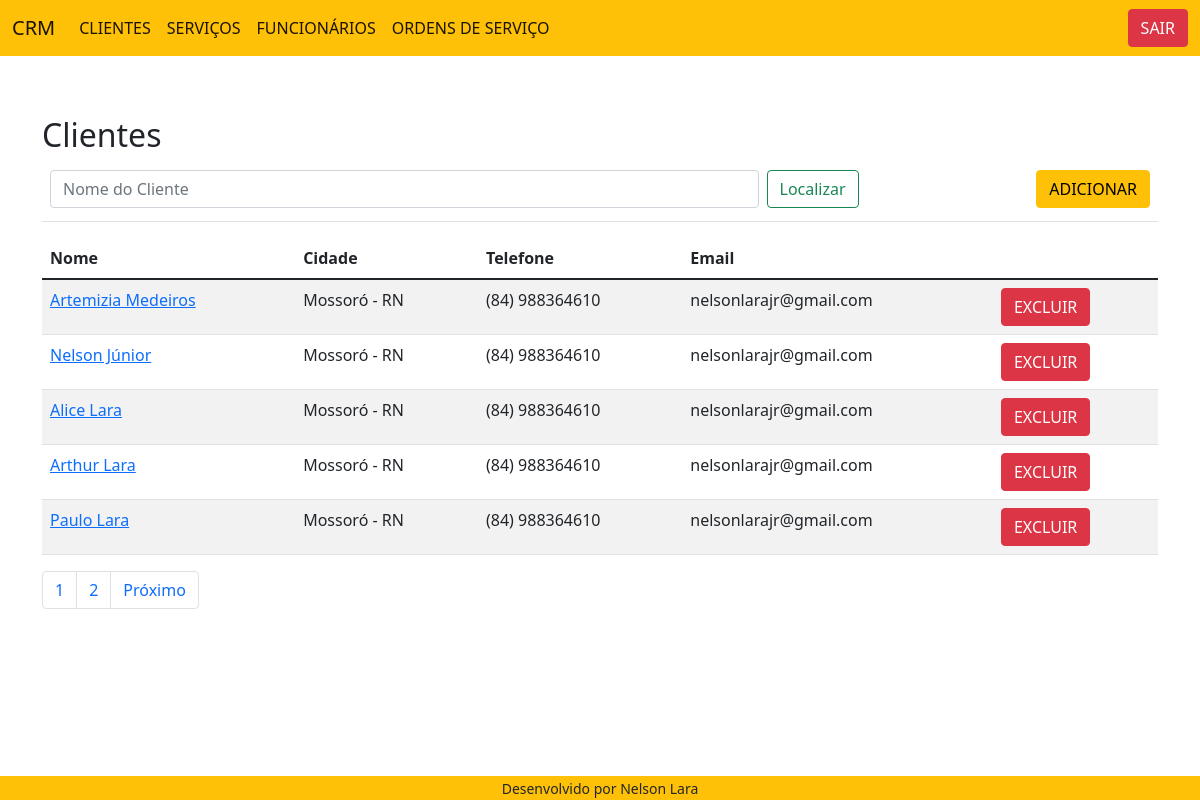
/customer/list/, run on the app's committed database.
### customer/models.py (models this page shows, shortened)
class Customer(models.Model):
    first_name = models.CharField(max_length=30)
    last_name = models.CharField(max_length=50)
    email = models.EmailField()
    birth_date = models.DateField()
    area_code = models.CharField(max_length=3)
    phone_number = models.CharField(max_length=11)
    country = models.CharField(max_length=50)
    state = models.CharField(max_length=30)
    city = models.CharField(max_length=30)
    create_date = models.DateTimeField(auto_now_add=True)
    update_date = models.DateTimeField(auto_now=True)
    activate = models.BooleanField(default=True)
    def get_full_phone_number(self):
        return f"({self.area_code}) {self.phone_number}"
    def get_full_name(self):
        return f"{self.first_name} {self.last_name}"
    def get_full_city(self):
        return f"{self.city} - {self.state}"
    def get_absolute_url(self):
        return reverse("customer:customer-update", kwargs={"id": self.id})
    def get_delete_url(self):
        return reverse("customer:customer-delete", kwargs={"id": self.id})
    class Meta:
        db_table = "customer"

### customer/views.py (the view)
# urls.py: path("list/", CustomerListView.as_view(), name="customer-list"),
class CustomerListView(ListView):
    template_name = "customer/customer_list.html"
    paginate_by = 5
    model = Customer
    def get_queryset(self):
        name = self.request.GET.get("name")
        if name:
            object_list = self.model.objects.filter(
                                                    Q(first_name__icontains=name) |
                                                    Q(last_name__icontains=name)
            )
        else:
            object_list = self.model.objects.all()
        return object_list

### customer/templates/customer/customer_list.html (shortened to what this page needs)
{% extends "model-page.html" %}
{% block content %}
    <h2>Clientes</h2>
       <table class="table table-bordered: 0 text-end">
           <tr>
               <td>
                    <form class="d-flex">
                        <input class="form-control me-2" type="search" name="name" placeholder="Nome do Cliente" aria-label="Search">
                        <button class="btn me-2 btn-outline-success" type="submit">Localizar</button>
                    </form>
                </td>
                <td>
                        <button type="button" class="btn btn-warning" style="float: right; margin-bottom: 5px;">ADICIONAR</button>
                </td>
            </tr>
       </table>
    <table class="table table-striped table-hover">
        <thead>
            <tr>
                <th>Nome</th>
                <th>Cidade</th>
                <th>Telefone</th>
                <th>Email</th>
                <th></th>
            </tr>
        </thead>
        <tbody>
            {% for customer in customer_list %}
            <tr>
                <td><a href="{{ customer.get_absolute_url }}">{{ customer.get_full_name }}</a></td>
                <td>{{ customer.get_full_city }}</td>
                <td>{{ customer.get_full_phone_number }}</td>
                <td>{{ customer.email }}</td>
                <form method="post" action="{{ customer.get_delete_url }}">{% csrf_token %}
                    <td>
                        <button type="button" class="btn btn-danger" data-bs-toggle="modal" data-bs-target="#PassandoIDparaOmodal{{customer.id}}">
                            EXCLUIR
                        </button>
                    </td>
                </form>
            </tr>
            {% endfor %}
        </tbody>
    </table>
    <ul class="pagination">
        {% for object in page_obj.paginator.page_range %}
            <li class="page-item"><a class="page-link" href="?page={{ forloop.counter }}">{{ forloop.counter }}</a></li>
        {% endfor %}
        {% if page_obj.has_next %}
            <li class="page-item"><a class="page-link" href="{{ request.path }}?page={{ page_obj.next_page_number }}">Próximo</a></li>
        {% endif %}
    </ul>
{% endblock %}

### core/templates/model-page.html (style rules this page uses)
html, body { height: 100%; }

### data on the page
Customer: get_full_name "Artemizia Medeiros", get_full_city "Mossoró - RN", get_full_phone_number "(84) 988364610", email "nelsonlarajr@gmail.com"
Customer: get_full_name "Nelson Júnior", get_full_city "Mossoró - RN", get_full_phone_number "(84) 988364610", email "nelsonlarajr@gmail.com"
Customer: get_full_name "Alice Lara", get_full_city "Mossoró - RN", get_full_phone_number "(84) 988364610", email "nelsonlarajr@gmail.com"
Customer: get_full_name "Arthur Lara", get_full_city "Mossoró - RN", get_full_phone_number "(84) 988364610", email "nelsonlarajr@gmail.com"
Customer: get_full_name "Paulo Lara", get_full_city "Mossoró - RN", get_full_phone_number "(84) 988364610", email "nelsonlarajr@gmail.com"
